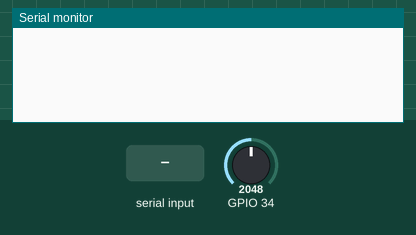
Simulated run of this sketch. Board: ESP32. Shown: the last lines printed to the serial monitor. The test bench sets the inputs (shaded band); at power-on: GPIO 34 = 2048.

Above: at 1.2 s.
1.3 s: "1" received over Serial
At 1.41 s:
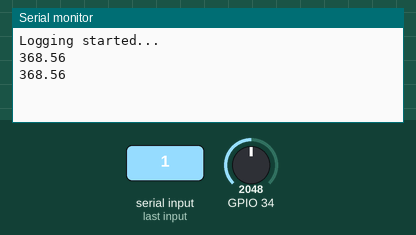
2.8 s: "2" received over Serial
At 3.4 s:
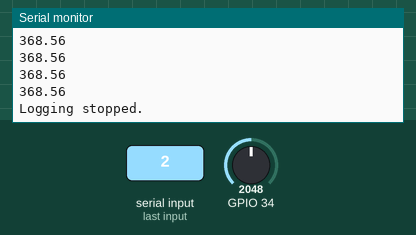

Measured:
- after the input at 1.3 s, the serial monitor: prints a new line at once (image 1)
- after the input at 2.8 s, the serial monitor: prints a new line at once (image 2)

The sketch:

pressure_data_log.ino
```cpp
#include <WiFi.h>

void setup() {
  Serial.begin(115200); // シリアル通信の開始
  // その他のセットアップコードがあればここに記述
}

void loop() {
  static bool startLogging = false; // ログを開始するかどうかのフラグ

  // シリアルモニタからの入力があるかチェック
  while (Serial.available() > 0) {
    char receivedChar = Serial.read(); // 入力を1文字読み取る
    if (receivedChar == '1') {
      startLogging = true; // データの表示を開始
      Serial.println("Logging started...");
    } else if (receivedChar == '2') {
      startLogging = false; // データの表示を停止
      Serial.println("Logging stopped.");
    }
  }

  // ログ記録が開始された場合の処理
  if (startLogging) {
    // 34番ピンからアナログ値を読み取る（センサーによってはここのコードを適切に変更する必要があります）
    int sensorValue = analogRead(34);
    // ESP32のADCは0〜4095の値を返すため、それを電圧（V）に変換（例：3.3Vを基準とする）
    float voltage = sensorValue * (3.3 / 4095.0);
    // 電圧から圧力(pa)に変換（変換式はセンサーに応じて適切に設定）
    float pressure = (voltage - 1.0) * (850.0 / 1.5); // ここでの変換式は例です

    // 圧力値をシリアルモニタに出力
    Serial.println(pressure);

    // 0.1秒待機（次のデータ読み取りまで）
    delay(100);
  }
}
```
